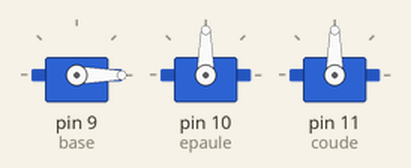
This sketch was run on a simulated Arduino Uno, built with avr-gcc and run on an emulated ATmega328P. On the bench: 3 × servo.

Above: at 2.05 s.
At 4.5 s:
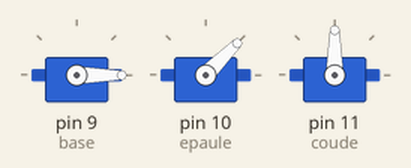
At 7.0 s:
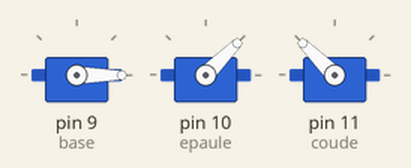
At 12.0 s:
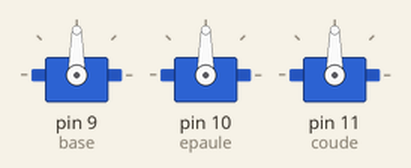
Timing chart, 0 to 15.0 s (numbered marks = the images above):
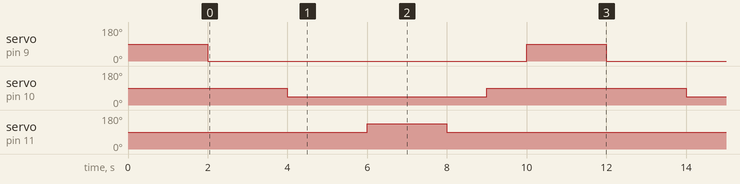

The sketch:

sketch.ino
```cpp
#include <Servo.h>

Servo base;
Servo epaule;
Servo coude;

void setup() {

  base.attach(9);
  epaule.attach(10);
  coude.attach(11);

  // Position initiale
  base.write(90);
  epaule.write(90);
  coude.write(90);

  delay(2000);
}

void loop() {

  // ETAPE 1 : Rotation de la base
  base.write(0);
  delay(2000);

  // ETAPE 2 : Mouvement de l'epaule
  epaule.write(45);
  delay(2000);

  // ETAPE 3 : Mouvement du coude
  coude.write(135);
  delay(2000);

  // ETAPE 4 : Retour du coude
  coude.write(90);
  delay(1000);

  // ETAPE 5 : Retour de l'epaule
  epaule.write(90);
  delay(1000);

  // ETAPE 6 : Retour de la base
  base.write(90);
  delay(2000);
}
```

Measured:
- by itself, servo on pin 9 (base): alternates 90° for 2.0 s and 0° for 8.0 s
- by itself, servo on pin 10 (epaule): alternates 90° for 5.0 s and 45° for 5.0 s
- by itself, servo on pin 11 (coude): alternates 135° for 2.0 s and 90° for 8.0 s
